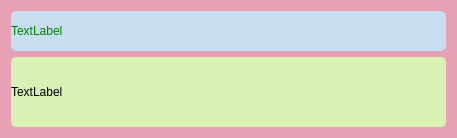
<?xml version="1.0" encoding="UTF-8"?>
<ui version="4.0">
 <class>Form</class>
 <widget class="QWidget" name="Form">
  <property name="geometry">
   <rect>
    <x>0</x>
    <y>0</y>
    <width>457</width>
    <height>138</height>
   </rect>
  </property>
  <property name="windowTitle">
   <string>Form</string>
  </property>
  <property name="styleSheet">
   <string notr="true">background-color: #e8a0b4;
border-radius: 5px;</string>
  </property>
  <layout class="QVBoxLayout" name="verticalLayout">
   <item>
    <widget class="QLabel" name="labelTitle">
     <property name="minimumSize">
      <size>
       <width>435</width>
       <height>40</height>
      </size>
     </property>
     <property name="maximumSize">
      <size>
       <width>435</width>
       <height>40</height>
      </size>
     </property>
     <property name="styleSheet">
      <string notr="true">background-color: #c7ddf0;
font: 12pt &quot;Segoe UI&quot;;
color: green;</string>
     </property>
     <property name="text">
      <string>TextLabel</string>
     </property>
    </widget>
   </item>
   <item>
    <widget class="QLabel" name="labelContent">
     <property name="styleSheet">
      <string notr="true">background-color: #d7f2b3;
font: 10pt &quot;Segoe UI&quot;;</string>
     </property>
     <property name="text">
      <string>TextLabel</string>
     </property>
    </widget>
   </item>
  </layout>
 </widget>
 <resources/>
 <connections/>
</ui>
